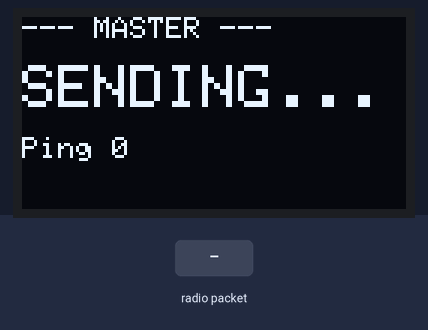
A sketch run on a simulated ESP32. On the bench: 128×64 one-colour display. The test bench sets the inputs (shaded band). No radio packets arrive unless stated; what the sketch prints to the serial monitor is not drawn.

Above: at 3.2 s.
10.8 s: radio packet "1" arrives
At 12.1 s:
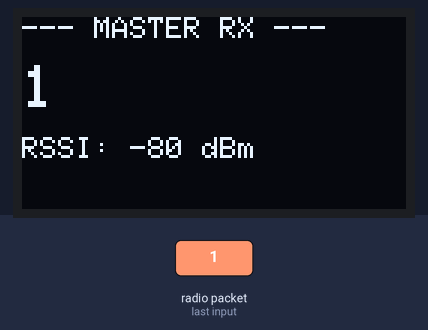
13.8 s: radio packet "0" arrives
At 14.9 s:
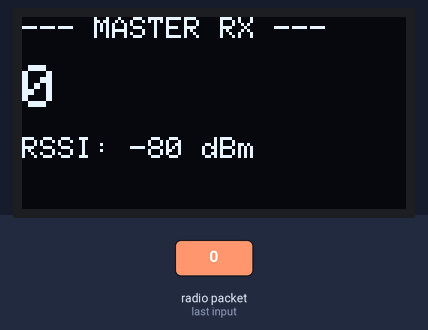
16.8 s: radio packet "2" arrives
At 17.2 s:
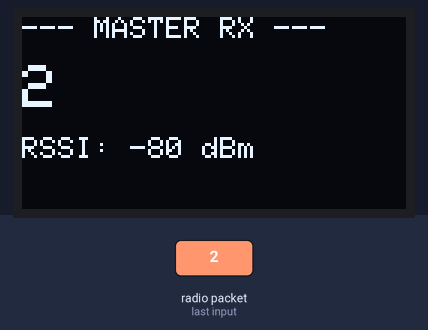
Timing chart, 0 to 19.8 s (numbered marks = the images above; inputs shaded):
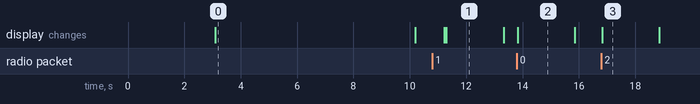

Measured:
- after the input at 10.8 s, the display: first differs from a run without the input after 0.50 s (image 1)
- after the input at 13.8 s, the display: changes at once (image 2)
- after the input at 16.8 s, the display: changes at once (image 3)
- what the display in image 0 shows lasts 7.1 s, from 3.1 s to 10.2 s
- what the display in image 1 shows lasts 2.0 s, from 11.3 s to 13.3 s

The sketch:

lora_send_get.ino
```cpp
#include <SPI.h>
#include <LoRa.h>
#include <Wire.h>
#include <Adafruit_GFX.h>
#include <Adafruit_SSD1306.h>

// CHANGE THIS LINE FOR EACH BOARD:
// true for master board, false for slave board
#define IS_MASTER true

// hardware pins
#define LORA_SCK   5
#define LORA_MISO  19
#define LORA_MOSI  27
#define LORA_CS    18
#define LORA_RST   23
#define LORA_DIO0  26

// oled pins
#define SCREEN_WIDTH 128
#define SCREEN_HEIGHT 64
#define OLED_SDA     21
#define OLED_SCL     22
#define OLED_RST     -1

Adafruit_SSD1306 display(SCREEN_WIDTH, SCREEN_HEIGHT, &Wire, OLED_RST);

int msgCounter = 0;
bool waitingForReply = false;
unsigned long lastSendTime = 0;
const unsigned long timeoutPeriod = 7000; // 7 seconds timeout if a packet drops

void updateScreen(String title, String mainMsg, String subMsg) {
  display.clearDisplay();
  display.setCursor(0, 0);
  display.setTextSize(1);
  display.println(title);
  display.println("");
  display.setTextSize(2);
  display.println(mainMsg);
  display.setTextSize(1);
  display.println("");
  display.print(subMsg);
  display.display();
}

void sendLoRaMessage() {
  String textToSend = IS_MASTER ? "Ping " : "Pong ";
  textToSend += msgCounter;

  Serial.print("Sending: ");
  Serial.println(textToSend);
  updateScreen(IS_MASTER ? "--- MASTER ---" : "--- SLAVE ---", "SENDING...", textToSend);

  LoRa.beginPacket();
  LoRa.print(textToSend);
  LoRa.endPacket();

  msgCounter++;
  lastSendTime = millis();
  waitingForReply = true;
}

void setup() {
  Serial.begin(9600);
  while (!Serial);

  Wire.begin(OLED_SDA, OLED_SCL);
  if(!display.begin(SSD1306_SWITCHCAPVCC, 0x3C)) {
    Serial.println("OLED failed");
    while(1);
  }

  display.clearDisplay();
  display.setTextColor(SSD1306_WHITE);
  display.setTextSize(1);
  display.setCursor(0, 0);
  display.println("Screen Awake!");
  display.display();
  delay(1000);

  SPI.begin(LORA_SCK, LORA_MISO, LORA_MOSI, LORA_CS);
  LoRa.setPins(LORA_CS, LORA_RST, LORA_DIO0);

  if (!LoRa.begin(915E6)) {
    Serial.println("LoRa failed!");
    updateScreen("ERROR", "LORA FAIL", "");
    while (1);
  }

  Serial.println("LoRa Transceiver Initialized.");

  if (IS_MASTER) {
    // Master kicks off the entire chain instantly
    delay(2000);
    sendLoRaMessage();
  } else {
    updateScreen("--- SLAVE ---", "Listening", "Waiting for Ping...");
  }
}

void loop() {
  // Always check for incoming radio packets
  int packetSize = LoRa.parsePacket();

  if (packetSize) {
    String incomingMsg = "";
    while (LoRa.available()) {
      incomingMsg += (char)LoRa.read();
    }

    Serial.print("Received: ");
    Serial.print(incomingMsg);
    Serial.print(" | RSSI: ");
    Serial.println(LoRa.packetRssi());

    String rssiStr = "RSSI: " + String(LoRa.packetRssi()) + " dBm";
    updateScreen(IS_MASTER ? "--- MASTER RX ---" : "--- SLAVE RX ---", incomingMsg, rssiStr);

    if (IS_MASTER) {
      // Master received a reply, clear flag, wait 2 seconds, then send the next one
      waitingForReply = false;
      delay(2000);
      sendLoRaMessage();
    } else {
      // Slave received a message, wait 1 second, then fire a reply back
      delay(1000);
      sendLoRaMessage();
      // After responding, immediately clear flag to listen again
      waitingForReply = false;
    }
  }

  // Anti-Stall Safeguard (Master Only)
  // If a packet gets lost in the air, the Master will timeout and force-restart the sequence
  if (IS_MASTER && waitingForReply && (millis() - lastSendTime > timeoutPeriod)) {
    Serial.println("Packet dropped or Timeout! Resending...");
    updateScreen("--- MASTER ---", "TIMEOUT!", "Retrying...");
    delay(1000);
    sendLoRaMessage();
  }
}
```
